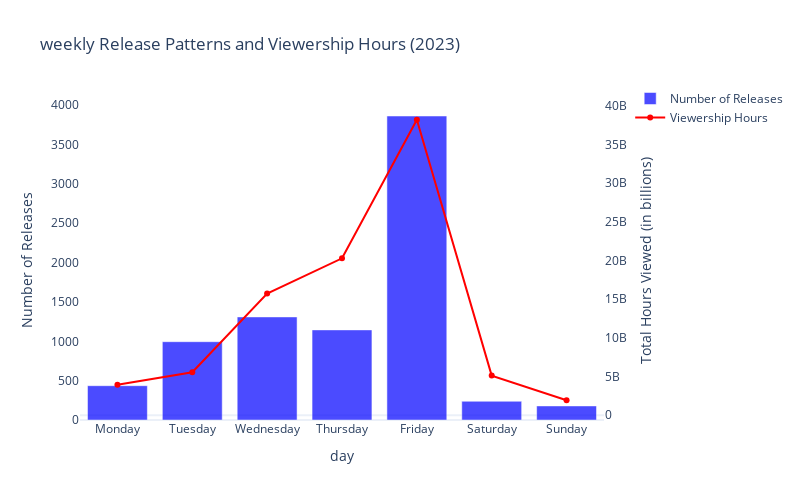

The cell this chart's notebook holds for it:
### Code cell
fig = go.Figure()

fig.add_trace(
    go.Bar(
        x=weekday_releases.index,
        y=weekday_releases.values,
        name='Number of Releases',
        marker_color='blue', 
        opacity=0.7,
        yaxis='y1'))

fig.add_trace(
    go.Scatter(
        x=weekday_viewers.index,
        y=weekday_viewers.values,
        name='Viewership Hours',
        mode='lines+markers',
        marker=dict(color='red'),
        line=dict(color='red'),
        yaxis='y2'))

fig.update_layout(
    title='weekly Release Patterns and Viewership Hours (2023)',
    xaxis=dict(
        title='day',
       categoryorder='array',
        categoryarray= ['Monday','Tuesday','Wednesday','Thursday','Friday','Saturday','Sunday']
    ),
    yaxis=dict(
        title='Number of Releases',
        showgrid=False,
        side='left'
    ),
    yaxis2=dict(
        title='Total Hours Viewed (in billions)',
        overlaying='y',
        side='right',
        showgrid=False
    ),
    legend=dict(
        x=1.05,  
        y=1.05),
height = 500,
width = 800)

### Figure 1 — Plotly figure (JSON) as saved in the notebook; plotly's stock layout.template omitted (floating-point values rounded to 4 significant figures)
{"data": [{"marker": {"color": "blue"}, "name": "Number of Releases", "opacity": 0.7, "type": "bar", "x": ["Monday", "Tuesday", "Wednesday", "Thursday", "Friday", "Saturday", "Sunday"], "y": [436, 995, 1310, 1145, 3863, 238, 179], "yaxis": "y"}, {"line": {"color": "red"}, "marker": {"color": "red"}, "mode": "lines+markers", "name": "Viewership Hours", "type": "scatter", "x": ["Monday", "Tuesday", "Wednesday", "Thursday", "Friday", "Saturday", "Sunday"], "y": [3954500000, 5562300000, 15744100000, 20292800000, 38217200000, 5121800000, 1935300000], "yaxis": "y2"}], "layout": {"height": 500, "legend": {"x": 1.05, "y": 1.05}, "title": {"text": "weekly Release Patterns and Viewership Hours (2023)"}, "width": 800, "xaxis": {"categoryarray": ["Monday", "Tuesday", "Wednesday", "Thursday", "Friday", "Saturday", "Sunday"], "categoryorder": "array", "title": {"text": "day"}}, "yaxis": {"showgrid": false, "side": "left", "title": {"text": "Number of Releases"}}, "yaxis2": {"overlaying": "y", "showgrid": false, "side": "right", "title": {"text": "Total Hours Viewed (in billions)"}}}}
